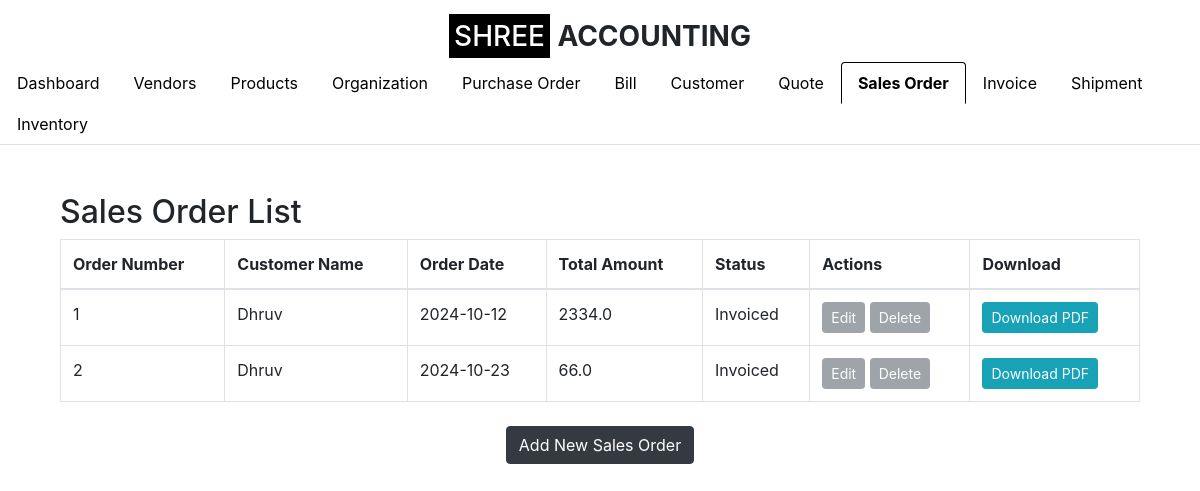
/sales_order (signed in), run on an earlier commit of the app's database.
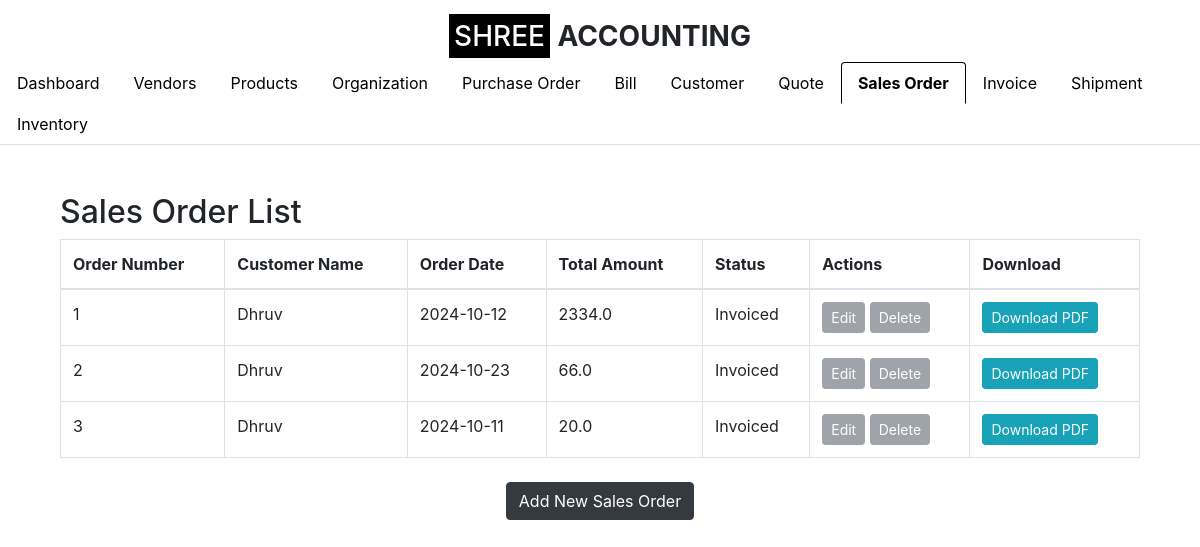
And on a later commit of the database.
### app.py (models this page shows, shortened)
class SalesOrder(db.Model):
    __tablename__ = 'sales_order'
    id = db.Column(db.Integer, primary_key=True)
    order_number = db.Column(db.String(50), nullable=False, unique=True)
    customer_id = db.Column(db.Integer, db.ForeignKey('customer.id'), nullable=False)
    order_date = db.Column(db.Date, nullable=False)
    total_amount = db.Column(db.Float, nullable=False)
    status = db.Column(db.String(50), nullable=False, default='Draft')
    organization_id = db.Column(db.Integer, db.ForeignKey('setup_organization.id'), nullable=False)
    quote_id = db.Column(db.Integer, db.ForeignKey('quote.id'), nullable=True)  # Nullable if not all Sales Orders are created from Quotes
    invoice_id = db.Column(db.Integer, db.ForeignKey('invoice.id'), nullable=True)  # Nullable if the Sales Order is not invoiced
    customer = db.relationship('Customer', backref=db.backref('sales_orders', lazy=True))
    organization = db.relationship('SetupOrganization', backref=db.backref('sales_orders', lazy=True))
    quote = db.relationship('Quote', backref=db.backref('sales_orders', lazy=True))  # Establish relationship with Quote
    line_items = db.relationship('SalesOrderLineItem', backref='order_ref', lazy=True, cascade="all, delete-orphan")
    invoice = db.relationship('Invoice', backref=db.backref('sales_orders', lazy=True))  # Establish relationship with Invoice

class Customer(db.Model):
    id = db.Column(db.Integer, primary_key=True)
    customer_name = db.Column(db.String(100), nullable=False)
    company_name = db.Column(db.String(100), nullable=False)
    email_id = db.Column(db.String(100), nullable=False)
    phone_number = db.Column(db.String(15), nullable=False)
    address = db.Column(db.String(255), nullable=False)
    gst_number = db.Column(db.String(15), nullable=True)  # GST Number is optional
    organization_id = db.Column(db.Integer, db.ForeignKey('organization.id'), nullable=False)
    organization = db.relationship('Organization', backref=db.backref('customers', lazy=True))

### app.py (the view)
    def wrap(*args, **kwargs):
        if 'logged_in' in session:
            return f(*args, **kwargs)
        else:
            flash('Please log in first.', 'warning')
            return redirect(url_for('login'))

### app.py (called while the page is built)
def login_required(f):
    def wrap(*args, **kwargs):
        if 'logged_in' in session:
            return f(*args, **kwargs)
        else:
            flash('Please log in first.', 'warning')
            return redirect(url_for('login'))
    wrap.__name__ = f.__name__
    return wrap

@app.route('/sales_order', methods=['GET'])
@login_required
def sales_order_list():
    organization_id = session.get('organization_id')
    sales_orders = SalesOrder.query.join(Customer).filter(
        Customer.organization_id == organization_id,
        SalesOrder.organization_id == organization_id  # Ensure sales order belongs to the user's organization
    ).all()
    return render_template('sales_order_list.html', sales_orders=sales_orders, show_logo=True, active_tab='sales_order')

### templates/sales_order_list.html (shortened to what this page needs)
{% extends "base.html" %}
{% block content %}
<div class="container mt-5">
    <h2>Sales Order List</h2>
    <table class="table table-bordered">
        <thead>
            <tr>
                <th>Order Number</th>
                <th>Customer Name</th>
                <th>Order Date</th>
                <th>Total Amount</th>
                <th>Status</th>
                <th>Actions</th>
                <th>Download</th>
            </tr>
        </thead>
        <tbody>
            {% for sales_order in sales_orders %}
            <tr>
                <td>{{ sales_order.order_number }}</td>
                <td>{{ sales_order.customer.customer_name }}</td>
                <td>{{ sales_order.order_date }}</td>
                <td>{{ sales_order.total_amount }}</td>
                <td>{{ sales_order.status }}</td>
                <td>
                    {% if sales_order.status == 'Invoiced' %}
                        <button class="btn btn-secondary btn-sm" disabled>Edit</button>
                        <button class="btn btn-secondary btn-sm" disabled>Delete</button>
                    {% endif %}
                </td>
                <td>
                    <a href="{{ url_for('generate_sales_order_pdf', sales_order_id=sales_order.id) }}" class="btn btn-info btn-sm">Download PDF</a>
                </td>
            </tr>
            {% endfor %}
        </tbody>
    </table>
    <div class="text-center mt-4">
        <a href="{{ url_for('create_sales_order') }}" class="btn btn-dark">Add New Sales Order</a>
    </div>
</div>
{% endblock %}

What changed in the data, as far as the page shows it:
added SalesOrder: order_number "3", customer.customer_name "Dhruv", order_date "2024-10-11", total_amount "20.0", status "Invoiced", shows "Edit"
